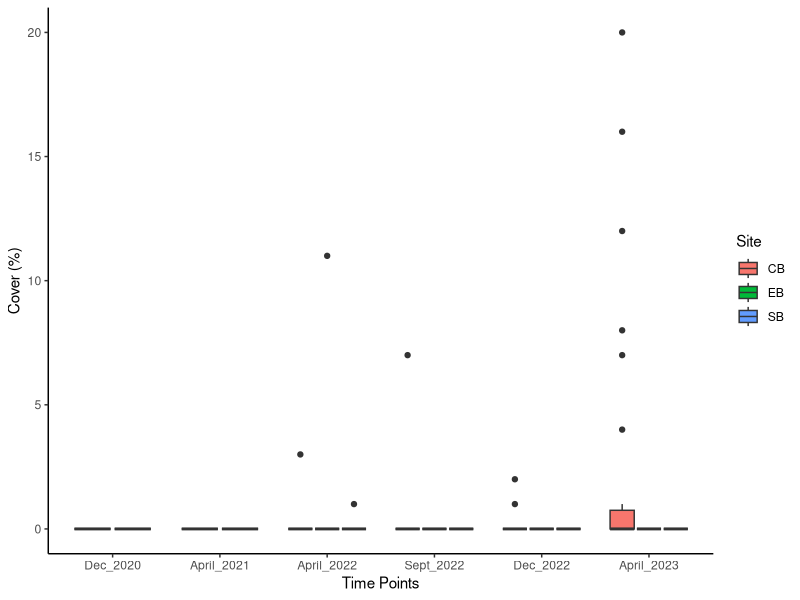
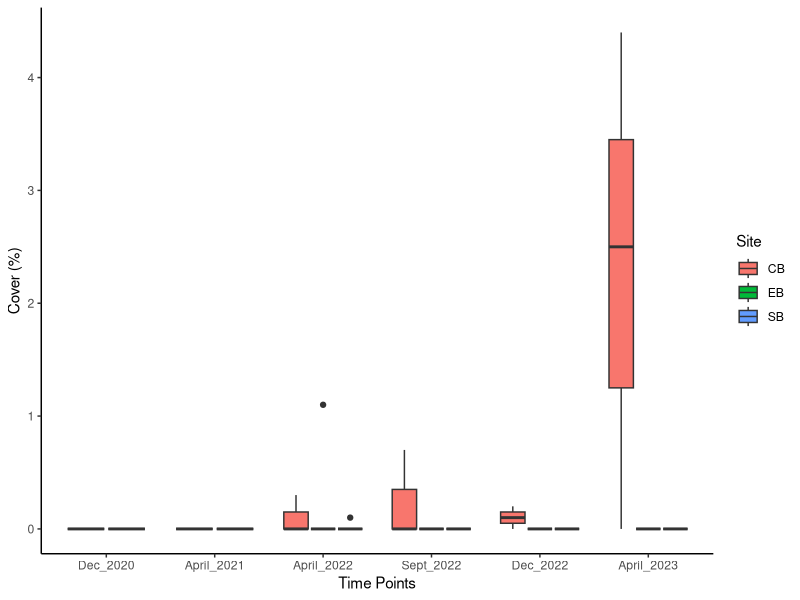
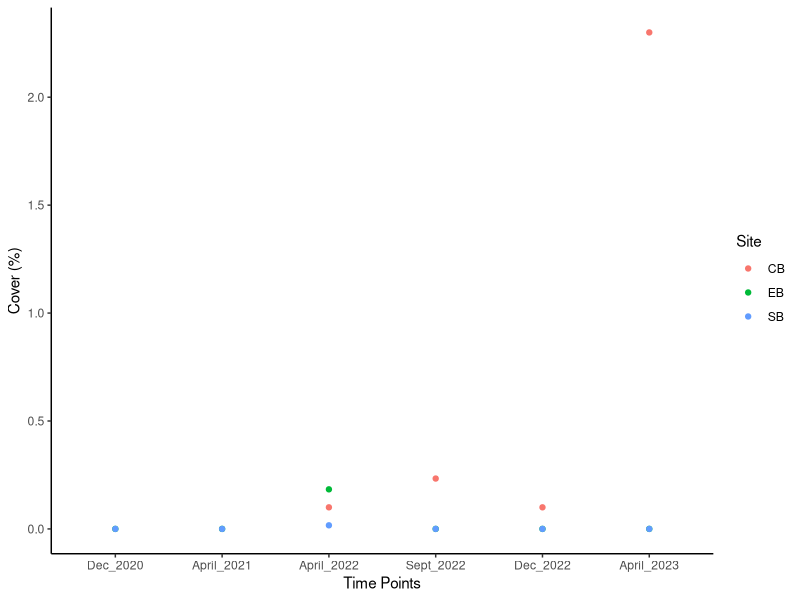

The R source for these figures, in order:
## ---- chunk 1
rm(list=ls())
library(tidyverse)
library(dplyr)
library(readxl)
## ---- chunk 2
benthic.data <- read_excel("Benthic_cover.xlsx")
ascidians.full <- benthic.data[, c("Image ID", "Image name", "TP", "Site", "Transect_ID", "Transect_no", "ASCD")]
## ---- chunk 3
benthic.data.2023 <- benthic.data[benthic.data$TP == "April_2023",]

sum(benthic.data.2023$ASCD) # 69 ASCD recorded in 2023

# long format to group
t.benthic.data.2023 <- benthic.data.2023 %>% pivot_longer(c(Acanthastrea:Valspp), names_to = "Genera", values_to = "Cover")

## ---- chunk 4
# group by transect
sum.count.2023 <- t.benthic.data.2023 %>%
  group_by(Site, Transect_ID, Genera) %>%
  summarize(sum_count = sum(Cover))

# back to wide format
sum.count.2023 <- sum.count.2023 %>%
  pivot_wider(names_from = Genera, values_from = sum_count)

# presence/absence of ascidians per row = per Transect_ID
ascd.occurr.2023 <- sum.count.2023 %>%
  mutate(ascd_occurrence = ifelse(ASCD != 0, "present", "absent")) # only present on CB02 and CB03
## ---- chunk 5
quadat.image.id <- benthic.data.2023 %>%
  mutate(ascd_occurrence = ifelse(ASCD != 0, "present", "absent"))

# take all the rows out where ascd_occurrence == "present"
quadrat.image.id.present <- quadat.image.id[quadat.image.id$ascd_occurrence == "present",] # 8 quadrats
## ---- chunk 6
sum(benthic.data$ASCD)
t.benthic.data <- benthic.data %>% pivot_longer(c(Acanthastrea:Valspp), names_to = "Genera", values_to = "Cover")

sum.count <- t.benthic.data %>%
  group_by(TP, Site, Genera) %>%
  summarize(sum_count = sum(Cover))

# calculate mean cover per transect
mean.cover <- t.benthic.data %>%
  group_by(TP, Site, Transect_ID, Genera) %>%
  summarize(mean_cover = mean(Cover)) %>%
  mutate(SE = sd(mean_cover) / sqrt(n()),
         SD = sd(mean_cover))

# calculate percent cover per site
site.percent.cover <- mean.cover %>%
  group_by(TP, Site) %>%
  summarize(percent_cover = sum(mean_cover[Genera == "ASCD"]) / sum(mean_cover) * 100, .groups = "drop") %>%
  mutate(SE = sd(percent_cover)/sqrt(n()))

# sort TPs
site.percent.cover <- site.percent.cover %>%
  mutate(TP = factor(TP, levels = c("Dec_2020", "April_2021", "April_2022", "Sept_2022", "Dec_2022",  "April_2023"))) %>%
  arrange(TP)



# back to wide format
sum.count <- sum.count %>%
  pivot_wider(names_from = Genera, values_from = sum_count)

# presence/absence of ascidians per row = per Transect_ID
ascd.occurr <- sum.count %>%
  mutate(ascd_occurrence = ifelse(ASCD != 0, "present", "absent")) # only present on CB02 and CB03

allyears.transect.present <- ascd.occurr[ascd.occurr$ascd_occurrence == "present",]



# calculate percent cover on quadrat level = Transect_no to make boxplots
quadrat.percent.cover <- t.benthic.data %>%
  group_by(TP, Site, Transect_ID, Transect_no) %>%
  summarize(percent_cover = sum(Cover[Genera == "ASCD"]) / sum(Cover) * 100, .groups = "drop")

# transect percent cover
transect.percent.cover <- mean.cover %>%
  group_by(TP, Site, Transect_ID) %>%
  summarize(percent_cover = sum(mean_cover[Genera == "ASCD"]) / sum(mean_cover) * 100, .groups = "drop")

# sort TPs
quadrat.percent.cover <- quadrat.percent.cover %>%
  mutate(TP = factor(TP, levels = c("Dec_2020", "April_2021", "April_2022", "Sept_2022", "Dec_2022",  "April_2023"))) %>%
  arrange(TP)

transect.percent.cover <- transect.percent.cover %>%
  mutate(TP = factor(TP, levels = c("Dec_2020", "April_2021", "April_2022", "Sept_2022", "Dec_2022",  "April_2023"))) %>%
  arrange(TP)



# boxplot based on quadrat level percent cover of ascidians
ggplot(quadrat.percent.cover, aes(x = TP, y = percent_cover, fill = Site)) +
  geom_boxplot() +
  labs(x = "Time Points", y = "Cover (%)") +
  theme_classic()

# boxplot based on transect level percent cover of ascidians
ggplot(transect.percent.cover, aes(x = TP, y = percent_cover, fill = Site)) +
  geom_boxplot() +
  labs(x = "Time Points", y = "Cover (%)") +
  theme_classic()

ggplot(site.percent.cover, aes(x = TP, y = percent_cover, color = Site)) +
  geom_point() +
  labs(x = "Time Points", y = "Cover (%)") +
  theme_classic()
